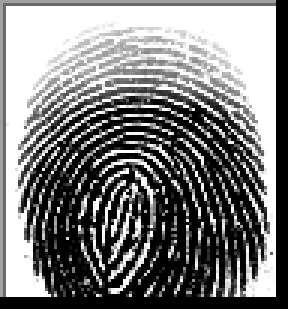
#> input picture Fingerprint recognition test/1__M_Left_index_finger.BMP, 96 x 103 px (shown 3 times larger)
$ python App.py   (older library calls are emulated)
#> lines starting #> are read from the running program, lines starting #| are printed output that depends on the picture; after the words box and inside, x2 and y2 are one past the last pixel; in counts of white or black regions, pixels touching at a corner belong together
### Fingerprint recognition test/finger_print_pipelne.py
from utils.segmentation import create_segmented_and_variance_images
from utils.normalization import normalize
from utils.gabor_filter import gabor_filter
from utils.frequency import ridge_freq
from utils import orientation
from utils.skeletonize import skeletonize

import cv2
from PIL import Image

class FingerPrintController:
    def read_image(input_img):
        # Open fingerprint image
#> called with input_img = '1__M_Left_index_finger.BMP'
        fingerprint_image = cv2.imread(input_img)
#> fingerprint_image is the input picture: shape (103, 96, 3); min 0, max 255, mean 125.1

        return fingerprint_image

    def fingerprint_pipline(input_img, save_image=False, save_path=None):
#> called with save_image = True, save_path = '1__M_Left_index_finger.jpg'
        block_size = 16

        resized_fingerprint_image = cv2.resize(input_img, None, fx=2.5, fy=2.5)
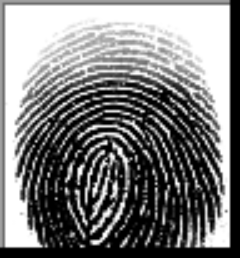
#> resized_fingerprint_image: shape (258, 240, 3); min 0, max 255, mean 124.8

        # grey scale transformation -> normalization -> orientation -> frequency -> mask -> filtering

        # rgb image to grey scale transformation
        gray_scale_image = cv2.cvtColor(resized_fingerprint_image, cv2.COLOR_BGR2GRAY)

        # normalization - removes the effects of sensor noise and finger pressure differences.
        normalized_img = normalize(gray_scale_image.copy(), float(100), float(100))

        # normalisation
        (segmented_img, normim, mask) = create_segmented_and_variance_images(normalized_img, block_size, 0.2)

        # orientations
        angles = orientation.calculate_angles(normalized_img, W=block_size, smoth=False)
        orientation_img = orientation.visualize_angles(segmented_img, mask, angles, W=block_size)

        # find the overall frequency of ridges in Wavelet Domain
        freq = ridge_freq(normim, mask, angles, block_size, kernel_size=5, minWaveLength=5, maxWaveLength=15)

        # create gabor filter and do the actual filtering
        gabor_img = gabor_filter(normim, angles, freq)

        # thinning or skeletonize
        thin_image = skeletonize(gabor_img)

        if(save_image):
            # save image as a jpg
            im = Image.fromarray(thin_image)
            im.save(save_path)

        return thin_image

### Fingerprint recognition test/utils/normalization.py
"""
Normalization is used to standardize the intensity values in an image by adjusting the range of
gray level values so that they extend in a desired range of values and improve the contrast of the
image. The main goal of normalization is to reduce the variance of the gray level value along the
ridges to facilitate subsequent processing steps
"""
from math import sqrt
import numpy as np


def normalize_pixel(x, v0, v, m, m0):
    """
    :param x: pixel value
    :param v0: desired variance
    :param v: global image variance
    :param m: global image mean
    :param m0: desired mean
    :return: normilized pixel
    """
    dev_coeff = sqrt((v0 * ((x - m)**2)) / v)
    return m0 + dev_coeff if x > m else m0 - dev_coeff

def normalize(im, m0, v0):
#> called with m0 = 100, v0 = 100
    m = np.mean(im)
#> m = 124.8
    v = np.std(im) ** 2
#> v = 9712.3
    (y, x) = im.shape
#> y = 258; x = 240
    normilize_image = im.copy()
    for i in range(x):
        for j in range(y):
            normilize_image[j, i] = normalize_pixel(im[j, i], v0, v, m, m0)
#> this loop made 240 passes

    return normilize_image

### Fingerprint recognition test/utils/segmentation.py
"""
In order to eliminate the edges of the image and areas that are too noisy, segmentation is
necessary. It is based on the calculation of the variance of gray levels. For this purpose, the image
is divided into sub-blocks of (W × W) size’s and for each block the variance is calculated.
Then, the root of the variance of each block is compared with a threshold T, if the value obtained
is lower than the threshold, then the corresponding block is considered as the background of the
image and will be excluded by the subsequent processing.

The selected threshold value is T = 0.2 and the selected block size is W = 16

This step makes it possible to reduce the size of the useful part of the image and subsequently to
optimize the extraction phase of the biometric data.
"""
import numpy as np
import cv2 as cv


def normalise(img):
    return (img - np.mean(img))/(np.std(img))


def create_segmented_and_variance_images(im, w, threshold=.2):
    """
    Returns mask identifying the ROI. Calculates the standard deviation in each image block and threshold the ROI
    It also normalises the intesity values of
    the image so that the ridge regions have zero mean, unit standard
    deviation.
    :param im: Image
    :param w: size of the block
    :param threshold: std threshold
    :return: segmented_image
    """
#> called with w = 16, threshold = 0.2
    (y, x) = im.shape
    threshold = np.std(im)*threshold

    image_variance = np.zeros(im.shape)
    segmented_image = im.copy()
    mask = np.ones_like(im)

    for i in range(0, x, w):
        for j in range(0, y, w):
            box = [i, j, min(i + w, x), min(j + w, y)]
            block_stddev = np.std(im[box[1]:box[3], box[0]:box[2]])
            image_variance[box[1]:box[3], box[0]:box[2]] = block_stddev
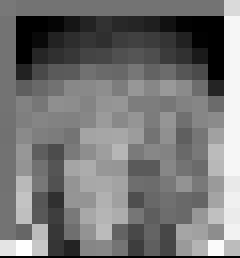
#> image_variance: shape (258, 240) float64; min 0, max 12.26, mean 5.69; drawn with min black and max white

    # apply threshold
    mask[image_variance < threshold] = 0

    # smooth mask with a open/close morphological filter
    kernel = cv.getStructuringElement(cv.MORPH_ELLIPSE,(w*2, w*2))
    mask = cv.morphologyEx(mask, cv.MORPH_OPEN, kernel)
    mask = cv.morphologyEx(mask, cv.MORPH_CLOSE, kernel)

    # normalize segmented image
    segmented_image *= mask
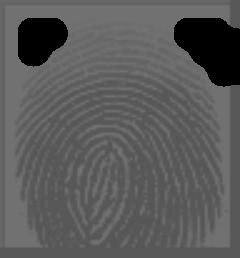
#> segmented_image: shape (258, 240); min 0, max 113, mean 90.4

    im = normalise(im)
    mean_val = 0
    std_val = 1

    if(len(im[mask==0])!=0):
        mean_val = np.mean(im[mask==0])
        std_val = np.std(im[mask==0])

    if (std_val == 0):
        norm_img = (im - mean_val)
    else:
        norm_img = (im - mean_val)/(std_val)
#> in fingerprint_pipline, `(segmented_img, normim, mask) = create_segmented_and_variance_images(n..`:
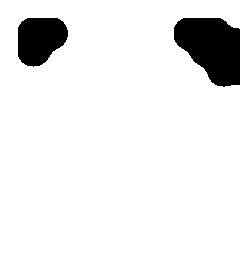
#> mask: shape (258, 240); values 0 (black) and 1 (white), 91.6% white; 2 black regions, box (x1, y1, x2, y2) and area: (174, 18, 240, 87) 3292, (18, 18, 68, 67) 1904

    return segmented_image, norm_img, mask

### Fingerprint recognition test/utils/orientation.py
import math
import numpy as np
import cv2 as cv


def calculate_angles(im, W, smoth=False):
    """
    anisotropy orientation estimate,
    :param im:
    :param W: int width of the ridge
    :return: array
    """
#> called with W = 16, smoth = False
    j1 = lambda x, y: 2 * x * y
    j2 = lambda x, y: x ** 2 - y ** 2
    j3 = lambda x, y: x ** 2 + y ** 2

    (y, x) = im.shape

    sobelOperator = [[-1, 0, 1], [-2, 0, 2], [-1, 0, 1]]
    ySobel = np.array(sobelOperator).astype(np.int)
    xSobel = np.transpose(ySobel).astype(np.int)

    result = [[] for i in range(1, y, W)]

    Gx_ = cv.filter2D(im/125,-1, ySobel)*125
    Gy_ = cv.filter2D(im/125,-1, xSobel)*125

    for j in range(1, y, W):
        for i in range(1, x, W):
            nominator = 0
            denominator = 0
            for l in range(j, min(j + W, y - 1)):
                for k in range(i, min(i + W , x - 1)):
                    Gx = round(Gx_[l, k])  # horizontal gradients at l, k
                    Gy = round(Gy_[l, k])  # vertial gradients at l, k
                    nominator += j1(Gx, Gy)
                    denominator += j2(Gx, Gy)

            # nominator = round(np.sum(Gy_[j:min(j + W, y - 1), i:min(i + W , x - 1)]))
            # denominator = round(np.sum(Gx_[j:min(j + W, y - 1), i:min(i + W , x - 1)]))
            if nominator or denominator:
                angle = (math.pi + math.atan2(nominator, denominator)) / 2
                orientation = np.pi/2 + math.atan2(nominator,denominator)/2
                result[int((j-1) // W)].append(angle)
            else:
                result[int((j-1) // W)].append(0)

            # segment image
            # focus_img = im[j:min(j + W, y - 1), i:min(i + W , x - 1)]
            # segmentator = -1 if segmentator/W*W < np.max(focus_img)*

    result = np.array(result)

    if smoth:
        result = smooth_angles(result)

    return result


def gauss(x, y):
    ssigma = 1.0
    return (1 / (2 * math.pi * ssigma)) * math.exp(-(x * x + y * y) / (2 * ssigma))


# [29 lines left out: functions kernel_from_function, smooth_angles, not called in this run]


def get_line_ends(i, j, W, tang):
    if -1 <= tang and tang <= 1:
        begin = (i, int((-W/2) * tang + j + W/2))
        end = (i + W, int((W/2) * tang + j + W/2))
    else:
        begin = (int(i + W/2 + W/(2 * tang)), j + W//2)
        end = (int(i + W/2 - W/(2 * tang)), j - W//2)
    return (begin, end)


def visualize_angles(im, mask, angles, W):
#> called with angles = array of shape (17, 15), W = 16
    (y, x) = im.shape
    result = cv.cvtColor(np.zeros(im.shape, np.uint8), cv.COLOR_GRAY2RGB)
#> result: shape (258, 240, 3); every value is 0
    mask_threshold = (W-1)**2
    for i in range(1, x, W):
        for j in range(1, y, W):
            radian = np.sum(mask[j - 1:j + W, i-1:i+W])
            if radian > mask_threshold:
                tang = math.tan(angles[(j - 1) // W][(i - 1) // W])
                (begin, end) = get_line_ends(i, j, W, tang)
                cv.line(result, begin, end, color=150)
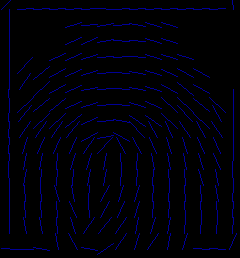
#> result: shape (258, 240, 3); mean B, G, R 8.8, 0, 0

    cv.resize(result, im.shape, result)
    return result

### Fingerprint recognition test/utils/frequency.py
import numpy as np
import math
import scipy.ndimage


def frequest(im, orientim, kernel_size, minWaveLength, maxWaveLength):
    """
    Function to estimate the fingerprint ridge frequency within a small block
    of a fingerprint image.
    An image block the same size as im with all values set to the estimated ridge spatial frequency.  If a
    ridge frequency cannot be found, or cannot be found within the limits set by min and max Wavlength freqim is set to zeros.
    """
    rows, cols = np.shape(im)

    # Find mean orientation within the block. This is done by averaging the
    # sines and cosines of the doubled angles before reconstructing the angle again.
    cosorient = np.cos(2*orientim) # np.mean(np.cos(2*orientim))
    sinorient = np.sin(2*orientim) # np.mean(np.sin(2*orientim))
    block_orient = math.atan2(sinorient,cosorient)/2

    # Rotate the image block so that the ridges are vertical
    rotim = scipy.ndimage.rotate(im,block_orient/np.pi*180 + 90,axes=(1,0),reshape = False,order = 3,mode = 'nearest')

    # Now crop the image so that the rotated image does not contain any invalid regions.
    cropsze = int(np.fix(rows/np.sqrt(2)))
    offset = int(np.fix((rows-cropsze)/2))
    rotim = rotim[offset:offset+cropsze][:,offset:offset+cropsze]

    # Sum down the columns to get a projection of the grey values down the ridges.
    ridge_sum = np.sum(rotim, axis = 0)
    dilation = scipy.ndimage.grey_dilation(ridge_sum, kernel_size, structure=np.ones(kernel_size))
    ridge_noise = np.abs(dilation - ridge_sum); peak_thresh = 2;
    maxpts = (ridge_noise < peak_thresh) & (ridge_sum > np.mean(ridge_sum))
    maxind = np.where(maxpts)
    _, no_of_peaks = np.shape(maxind)

    # Determine the spatial frequency of the ridges by dividing the
    # distance between the 1st and last peaks by the (No of peaks-1). If no
    # peaks are detected, or the wavelength is outside the allowed bounds, the frequency image is set to 0
    if(no_of_peaks<2):
        freq_block = np.zeros(im.shape)
    else:
        waveLength = (maxind[0][-1] - maxind[0][0])/(no_of_peaks - 1)
        if waveLength>=minWaveLength and waveLength<=maxWaveLength:
            freq_block = 1/np.double(waveLength) * np.ones(im.shape)
        else:
            freq_block = np.zeros(im.shape)
    return(freq_block)


def ridge_freq(im, mask, orient, block_size, kernel_size, minWaveLength, maxWaveLength):
    # Function to estimate the fingerprint ridge frequency across a
    # fingerprint image.
#> called with orient = array of shape (17, 15), block_size = 16, kernel_size = 5, minWaveLength = 5, maxWaveLength = 15
    rows,cols = im.shape
    freq = np.zeros((rows,cols))

    for row in range(0, rows - block_size, block_size):
        for col in range(0, cols - block_size, block_size):
            image_block = im[row:row + block_size][:, col:col + block_size]
            angle_block = orient[row // block_size][col // block_size]
            if angle_block:
                freq[row:row + block_size][:, col:col + block_size] = frequest(image_block, angle_block, kernel_size,
                                                                               minWaveLength, maxWaveLength)

    freq = freq*mask
    freq_1d = np.reshape(freq,(1,rows*cols))
    ind = np.where(freq_1d>0)
    ind = np.array(ind)
    ind = ind[1,:]
    non_zero_elems_in_freq = freq_1d[0][ind]
    medianfreq = np.median(non_zero_elems_in_freq) * mask

    return medianfreq

### Fingerprint recognition test/utils/gabor_filter.py
"""
The principle of gabor filtering is to modify the value of the pixels of an image, generally in order to
improve its appearance. In practice, it is a matter of creating a new image using the pixel values
of the original image, in order to select in the Fourier domain the set of frequencies that make up
the region to be detected. The filter used is the Gabor filter with even symmetry and oriented at 0 degrees.

The resulting image will be the spatial convolution of the original (normalized) image and one of
the base filters in the direction and local frequency from the two directional and frequency maps
"""

import numpy as np
import scipy
def gabor_filter(im, orient, freq, kx=0.65, ky=0.65):
    """
    Gabor filter is a linear filter used for edge detection. Gabor filter can be viewed as a sinusoidal plane of
    particular frequency and orientation, modulated by a Gaussian envelope.
    :param im:
    :param orient:
    :param freq:
    :param kx:
    :param ky:
    :return:
    """
#> called with orient = array of shape (17, 15), kx = 0.65, ky = 0.65
    angleInc = 3
    im = np.double(im)
    rows, cols = im.shape
    return_img = np.zeros((rows,cols))

    # Round the array of frequencies to the nearest 0.01 to reduce the
    # number of distinct frequencies we have to deal with.
    freq_1d = freq.flatten()
    frequency_ind = np.array(np.where(freq_1d>0))
    non_zero_elems_in_freq = freq_1d[frequency_ind]
    non_zero_elems_in_freq = np.double(np.round((non_zero_elems_in_freq*100)))/100
    unfreq = np.unique(non_zero_elems_in_freq)

    # Generate filters corresponding to these distinct frequencies and
    # orientations in 'angleInc' increments.
    sigma_x = 1/unfreq*kx
    sigma_y = 1/unfreq*ky

    block_size = int(3*np.max([sigma_x,sigma_y]))
    array = np.linspace(-block_size,block_size,(2*block_size + 1))
    x, y = np.meshgrid(array, array)

    # gabor filter equation
    reffilter = np.exp(-(((np.power(x,2))/(sigma_x*sigma_x) + (np.power(y,2))/(sigma_y*sigma_y)))) * np.cos(2*np.pi*unfreq[0]*x)
    filt_rows, filt_cols = reffilter.shape
    gabor_filter = np.array(np.zeros((180//angleInc, filt_rows, filt_cols)))

    # Generate rotated versions of the filter.
    for degree in range(0,180//angleInc):
        rot_filt = scipy.ndimage.rotate(reffilter,-(degree*angleInc + 90),reshape = False)
        gabor_filter[degree] = rot_filt

    # Convert orientation matrix values from radians to an index value that corresponds to round(degrees/angleInc)
    maxorientindex = np.round(180/angleInc)
    orientindex = np.round(orient/np.pi*180/angleInc)
    for i in range(0,rows//16):
        for j in range(0,cols//16):
            if(orientindex[i][j] < 1):
                orientindex[i][j] = orientindex[i][j] + maxorientindex
            if(orientindex[i][j] > maxorientindex):
                orientindex[i][j] = orientindex[i][j] - maxorientindex

    # Find indices of matrix points greater than maxsze from the image boundary
    block_size = int(block_size)
    valid_row, valid_col = np.where(freq>0)
    finalind = \
        np.where((valid_row>block_size) & (valid_row<rows - block_size) & (valid_col>block_size) & (valid_col<cols - block_size))

    for k in range(0, np.shape(finalind)[1]):
        r = valid_row[finalind[0][k]]; c = valid_col[finalind[0][k]]
        img_block = im[r-block_size:r+block_size + 1][:,c-block_size:c+block_size + 1]
        return_img[r][c] = np.sum(img_block * gabor_filter[int(orientindex[r//16][c//16]) - 1])
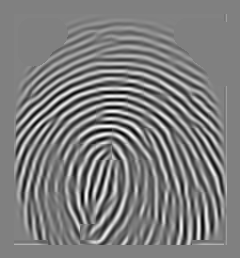
#> return_img: shape (258, 240) float64; min -44.16, max 43.16, mean -1.1; drawn with min black and max white

    gabor_img = 255 - np.array((return_img < 0)*255).astype(np.uint8)
#> gabor_img: shape (258, 240); 62.2% white; 17 black regions (6 under 20 px), largest, box (x1, y1, x2, y2) and area: (14, 90, 226, 245) 15295, (16, 30, 223, 112) 2674, (14, 65, 226, 154) 2421

    return gabor_img

### Fingerprint recognition test/utils/skeletonize.py
"""
To facilitate extraction of minutiae the image must be skeletonized: a sequence of morphological
erosion operations will reduce the thickness of the striations until the latter is equal to one pixel
while maintaining the connectivity of the striations ( That is to say that the continuity of the
striaes must be respected, holes must not be inserted). While some papers use Rosenfeld algorithm for its
simplicity. Used skimage Zha84 A fast parallel algorithm for thinning digital patterns.
"""
import numpy as np
import cv2 as cv
from utils.crossing_number import calculate_minutiaes
from skimage.morphology import skeletonize as skelt
from skimage.morphology import thin
def skeletonize(image_input):
    """
    Skeletonization reduces binary objects to 1 pixel wide representations.
    skeletonize works by making successive passes of the image. On each pass, border pixels are identified
    and removed on the condition that they do not break the connectivity of the corresponding object.
    :param image_input: 2d array uint8
    :return:
    """
    image = np.zeros_like(image_input)
    image[image_input == 0] = 1.0
    output = np.zeros_like(image_input)

    skeleton = skelt(image)

    """uncomment for testing"""
    # thinned = thin(image)
    # thinned_partial = thin(image, max_iter=25)
    #
    # def minu_(skeleton, name):
    #     cv.imshow('thin_'+name, output)
    #     cv.bitwise_not(output, output)
    #     minutias = calculate_minutiaes(output, kernel_size=5); cv.imshow('minu_'+name, minutias)
    # # minu_(output, 'skeleton')
    # # minu_(output, 'thinned')
    # # minu_(output, 'thinned_partial')
    # # cv.waitKeyEx()

    output[skeleton] = 255
    cv.bitwise_not(output, output)
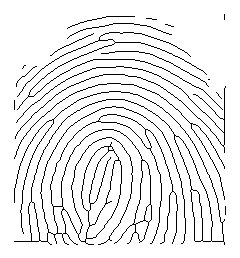
#> output: shape (258, 240); 92.1% white; black in thin lines or dots, all inside (x1, y1, x2, y2) = (14, 14, 226, 245)

    return output


# [43 lines left out: function thinning_morph, not called in this run]

### Fingerprint recognition test/App.py
from finger_print_pipelne import FingerPrintController

if __name__ == '__main__':
    input_image = "1__M_Left_index_finger.BMP"

    fingerprint_image = FingerPrintController.read_image(input_image)
    output_path = "1__M_Left_index_finger.jpg"

    thin_image = FingerPrintController.fingerprint_pipline(fingerprint_image, save_image=True, save_path=output_path)
